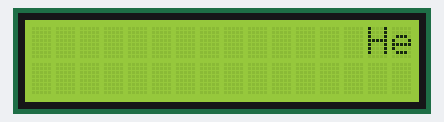
Bench run of a sketch on a simulated Arduino Uno, built with avr-gcc and run on an emulated ATmega328P. Parts: 16×2 character LCD.

Above: at 0.68 s.
At 2.19 s:
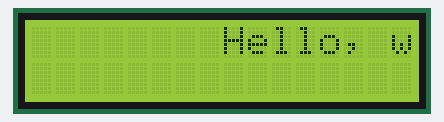
At 3.94 s:
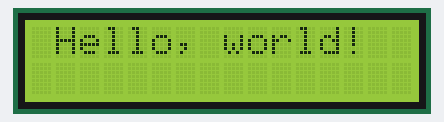
At 5.69 s:
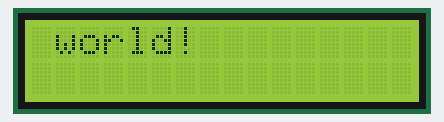
At 7.4 s:
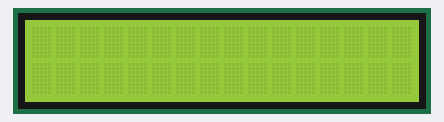
At 11.2 s:
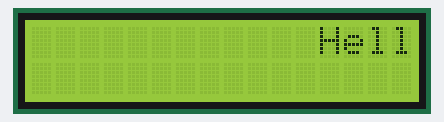

Measured:
- by itself, everything shown: repeats every 10.0 s, in 29 steps
- what the display in image 4 shows lasts 3.0 s, from 7.3 s to 10.3 s

The sketch:

Program05.ino
```cpp
#include <LiquidCrystal.h>

const int rs = 12, en = 11, d4 = 5, d5 = 4, d6 = 3, d7 = 2;
LiquidCrystal lcd(rs, en, d4, d5, d6, d7);

void setup()
{
  lcd.begin(16, 2);

  delay(500);
}

void loop() {

  lcd.setCursor(15, 0);
  lcd.print("Hello, world!");

  for (int i = 0; i < 13; i++)
  {
    lcd.scrollDisplayLeft();
    delay(250);
  }

}
```
